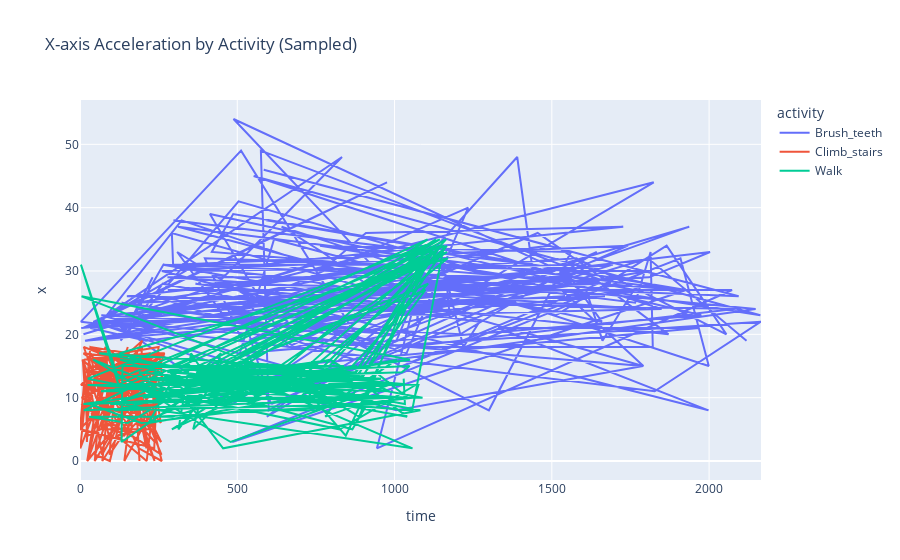

Notebook code cell kept with this figure:
### Code cell
import plotly.express as px

# Downsample for speed if needed
sampled = eda_df.groupby("activity").apply(lambda df: df.sample(n=min(len(df), 200))).reset_index(drop=True)

fig = px.line(sampled, x="time", y="x", color="activity", title="X-axis Acceleration by Activity (Sampled)")
fig.show()

### Figure 1 — Plotly figure (JSON) as saved in the notebook; plotly's stock layout.template omitted (floating-point values rounded to 4 significant figures; data arrays with more than 128 entries replaced by an {"elided": "..."} marker saying what was removed)
{"data": [{"hovertemplate": "activity=Brush_teeth<br>time=%{x}<br>x=%{y}<extra></extra>", "legendgroup": "Brush_teeth", "line": {"color": "#636efa", "dash": "solid"}, "marker": {"symbol": "circle"}, "mode": "lines", "name": "Brush_teeth", "orientation": "v", "showlegend": true, "type": "scatter", "x": {"elided": "200 int values"}, "xaxis": "x", "y": {"elided": "200 int values"}, "yaxis": "y"}, {"hovertemplate": "activity=Climb_stairs<br>time=%{x}<br>x=%{y}<extra></extra>", "legendgroup": "Climb_stairs", "line": {"color": "#EF553B", "dash": "solid"}, "marker": {"symbol": "circle"}, "mode": "lines", "name": "Climb_stairs", "orientation": "v", "showlegend": true, "type": "scatter", "x": {"elided": "200 int values"}, "xaxis": "x", "y": {"elided": "200 int values"}, "yaxis": "y"}, {"hovertemplate": "activity=Walk<br>time=%{x}<br>x=%{y}<extra></extra>", "legendgroup": "Walk", "line": {"color": "#00cc96", "dash": "solid"}, "marker": {"symbol": "circle"}, "mode": "lines", "name": "Walk", "orientation": "v", "showlegend": true, "type": "scatter", "x": {"elided": "200 int values"}, "xaxis": "x", "y": {"elided": "200 int values"}, "yaxis": "y"}], "layout": {"legend": {"title": {"text": "activity"}, "tracegroupgap": 0}, "title": {"text": "X-axis Acceleration by Activity (Sampled)"}, "xaxis": {"anchor": "y", "domain": [0, 1], "title": {"text": "time"}}, "yaxis": {"anchor": "x", "domain": [0, 1], "title": {"text": "x"}}}}
